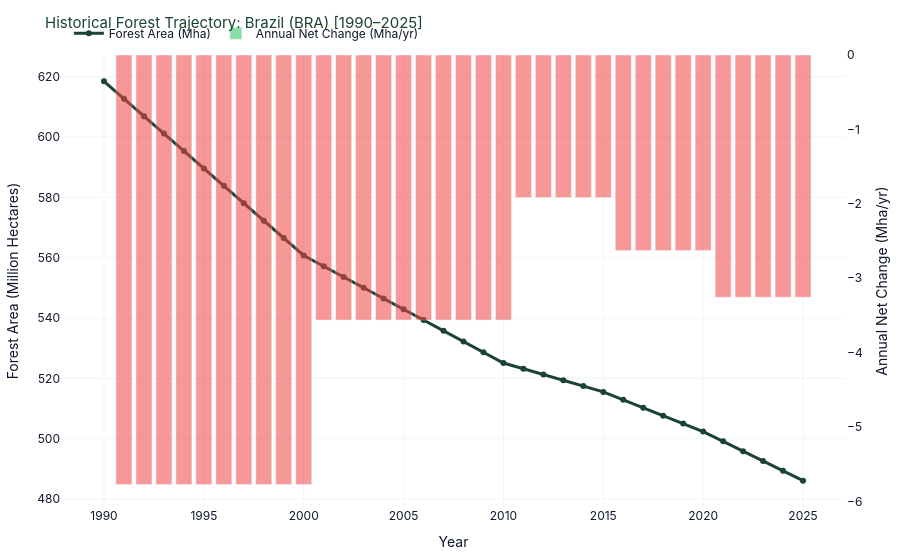

The code cell stored with this chart in its notebook:
### Markdown cell above
### 2. Country Deep-Dive: Brazil (BRA)
Dual-axis visualization illustrating total forest area trajectory against annual net deforestation rate.

### Code cell
fig_brazil = create_country_deep_dive_chart(df_panel, iso3="BRA")
fig_brazil.show()

### Figure 1 — Plotly figure (JSON) as saved in the notebook; plotly's stock layout.template omitted (floating-point values rounded to 4 significant figures)
{"data": [{"hovertemplate": "<b>%{x}</b><br>Forest Area: %{y:,.3f} Mha<extra></extra>", "line": {"color": "#1b4332", "width": 3}, "mode": "lines+markers", "name": "Forest Area (Mha)", "type": "scatter", "x": [1990, 1991, 1992, 1993, 1994, 1995, 1996, 1997, 1998, 1999, 2000, 2001, 2002, 2003, 2004, 2005, 2006, 2007, 2008, 2009, 2010, 2011, 2012, 2013, 2014, 2015, 2016, 2017, 2018, 2019, 2020, 2021, 2022, 2023, 2024, 2025], "y": [618.4, 612.7, 606.9, 601.1, 595.4, 589.6, 583.8, 578.0, 572.3, 566.5, 560.7, 557.2, 553.6, 550.0, 546.5, 542.9, 539.3, 535.8, 532.2, 528.7, 525.1, 523.2, 521.3, 519.3, 517.4, 515.5, 512.9, 510.3, 507.6, 505.0, 502.4, 499.1, 495.9, 492.6, 489.3, 486.1]}, {"hovertemplate": "<b>%{x}</b><br>Annual Net Change: %{y:+.4f} Mha/yr<extra></extra>", "marker": {"color": ["#22c55e", "#ef4444", "#ef4444", "#ef4444", "#ef4444", "#ef4444", "#ef4444", "#ef4444", "#ef4444", "#ef4444", "#ef4444", "#ef4444", "#ef4444", "#ef4444", "#ef4444", "#ef4444", "#ef4444", "#ef4444", "#ef4444", "#ef4444", "#ef4444", "#ef4444", "#ef4444", "#ef4444", "#ef4444", "#ef4444", "#ef4444", "#ef4444", "#ef4444", "#ef4444", "#ef4444", "#ef4444", "#ef4444", "#ef4444", "#ef4444", "#ef4444"]}, "name": "Annual Net Change (Mha/yr)", "opacity": 0.55, "type": "bar", "x": [1990, 1991, 1992, 1993, 1994, 1995, 1996, 1997, 1998, 1999, 2000, 2001, 2002, 2003, 2004, 2005, 2006, 2007, 2008, 2009, 2010, 2011, 2012, 2013, 2014, 2015, 2016, 2017, 2018, 2019, 2020, 2021, 2022, 2023, 2024, 2025], "y": [NaN, -5.772, -5.772, -5.772, -5.772, -5.772, -5.772, -5.772, -5.772, -5.772, -5.772, -3.563, -3.563, -3.563, -3.563, -3.563, -3.563, -3.563, -3.563, -3.563, -3.563, -1.916, -1.916, -1.916, -1.916, -1.916, -2.628, -2.628, -2.628, -2.628, -2.628, -3.256, -3.256, -3.256, -3.256, -3.256], "yaxis": "y2"}], "layout": {"font": {"color": "#0f172a", "family": "Inter, Segoe UI, Arial, sans-serif"}, "hoverlabel": {"bgcolor": "#1b4332", "font": {"color": "white", "family": "Inter, sans-serif", "size": 12}}, "legend": {"bgcolor": "rgba(255,255,255,0.8)", "orientation": "h", "x": 0.01, "y": 1.08}, "margin": {"b": 40, "l": 40, "r": 30, "t": 55}, "paper_bgcolor": "white", "plot_bgcolor": "white", "title": {"font": {"color": "#1b4332", "size": 15}, "text": "Historical Forest Trajectory: Brazil (BRA) [1990–2025]"}, "xaxis": {"gridcolor": "#f1f5f9", "showgrid": true, "title": {"text": "Year"}}, "yaxis": {"gridcolor": "#f1f5f9", "showgrid": true, "side": "left", "title": {"text": "Forest Area (Million Hectares)"}}, "yaxis2": {"overlaying": "y", "showgrid": false, "side": "right", "title": {"text": "Annual Net Change (Mha/yr)"}}}}
